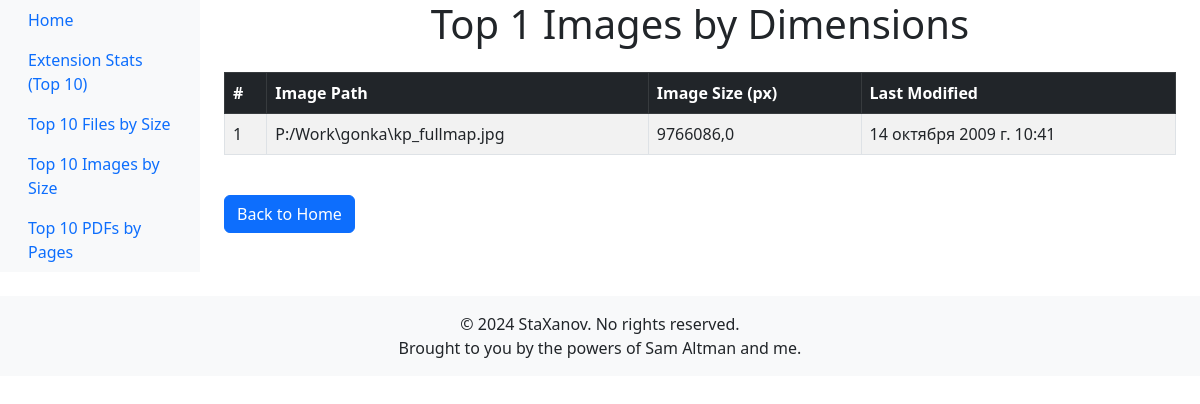
/stknapp/top/1/bydimensions/, run on the app's committed database.
### stknapp/models.py (models this page shows, shortened)
class FileInfo(models.Model):
    path = models.CharField(max_length=200)
    extension = models.CharField(max_length=10, null=True, blank=True)
    is_folder = models.BooleanField(null=True)
    size = models.FloatField()
    last_modified = models.DateTimeField(null=True, blank=True)
    created_time = models.DateTimeField(auto_now_add=True)
    is_container = models.BooleanField(null=True, blank=True)
    parent_object = models.CharField(null=True, blank=True, max_length=200)
    within_container = models.BooleanField(null=True)
    Office_last_mod_time = models.DateTimeField(null=True, blank=True)
    Office_last_mod_by = models.CharField(max_length=50, null=True, blank=True)
    XLS_num_sheets = models.IntegerField(null=True, blank=True)
    PDF_num_pages = models.IntegerField(null=True, blank=True)
    PDF_layout = models.CharField(max_length=20, null=True, blank=True)
    MP3_track_title = models.CharField(max_length=100, null=True, blank=True)
    MP3_artist = models.CharField(max_length=100, null=True, blank=True)
    MP3_duration = models.CharField(max_length=10, null=True, blank=True)
    AUD_bitrate = models.CharField(max_length=10, null=True, blank=True)
    IMG_size = models.FloatField(null=True, blank=True)
    IMG_dpi = models.CharField(max_length=10, null=True, blank=True)
    IMG_device = models.CharField(max_length=20, null=True, blank=True)

### stknapp/views.py (the view)
# urls.py: path("top/<int:num>/bydimensions/", views.imgtop, name="imgtop"),
def imgtop(request, num):
    try:
        num = int(num)  # строку в инт
        top_images = FileInfo.objects.filter(IMG_size__isnull=False).order_by('-IMG_size')[:num]
        context = {
            "top_images": top_images,
            "num": num,
        }
        return render(request, "imgtop.html", context)
    except ValueError:
        return render(request, "imgtop.html", {"error": "Invalid number of images specified."})

### stknapp/templates/imgtop.html (shortened to what this page needs)
{% extends "base.html" %}
{% block content %}
<h1 class="text-center">Top {{ num }} Images by Dimensions</h1>
{% if top_images %}
    <table class="table table-striped table-bordered mt-4">
        <thead class="table-dark">
            <tr>
                <th>#</th>
                <th>Image Path</th>
                <th>Image Size (px)</th>
                <th>Last Modified</th>
            </tr>
        </thead>
        <tbody>
            {% for img in top_images %}
                <tr>
                    <td>{{ forloop.counter }}</td>
                    <td>{{ img.path }}</td>
                    <td>{{ img.IMG_size }}</td>
                    <td>{{ img.last_modified }}</td>
                </tr>
            {% endfor %}
        </tbody>
    </table>
{% else %}
    <p class="text-center mt-4">No images found.</p>
{% endif %}
<a href="/stknapp" class="btn btn-primary mt-4">Back to Home</a>
{% endblock %}

### data on the page
FileInfo: path "P:/Work\\gonka\\kp_fullmap.jpg", IMG_size "9766086,0", last_modified "14 октября 2009 г. 10:41"
